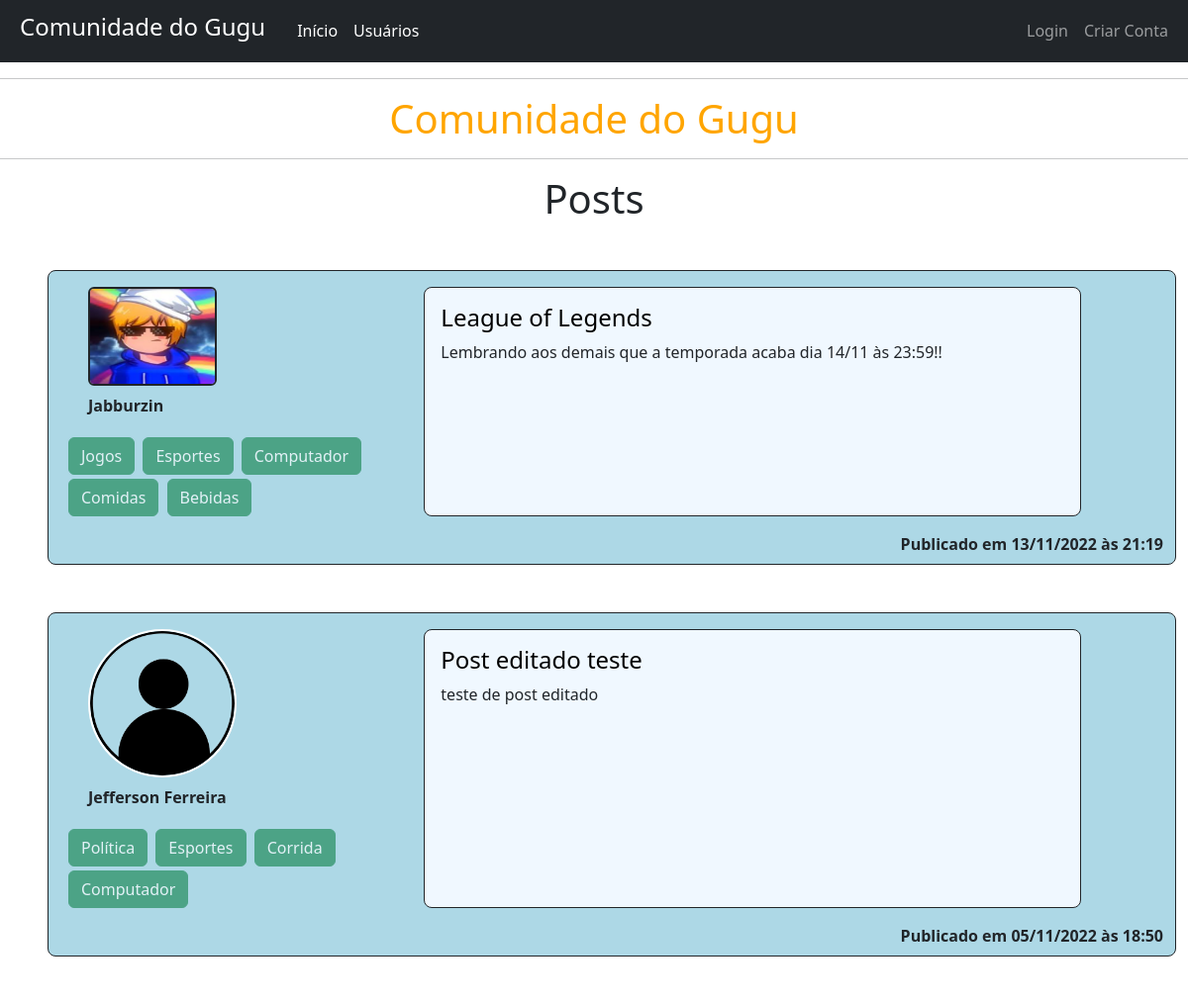
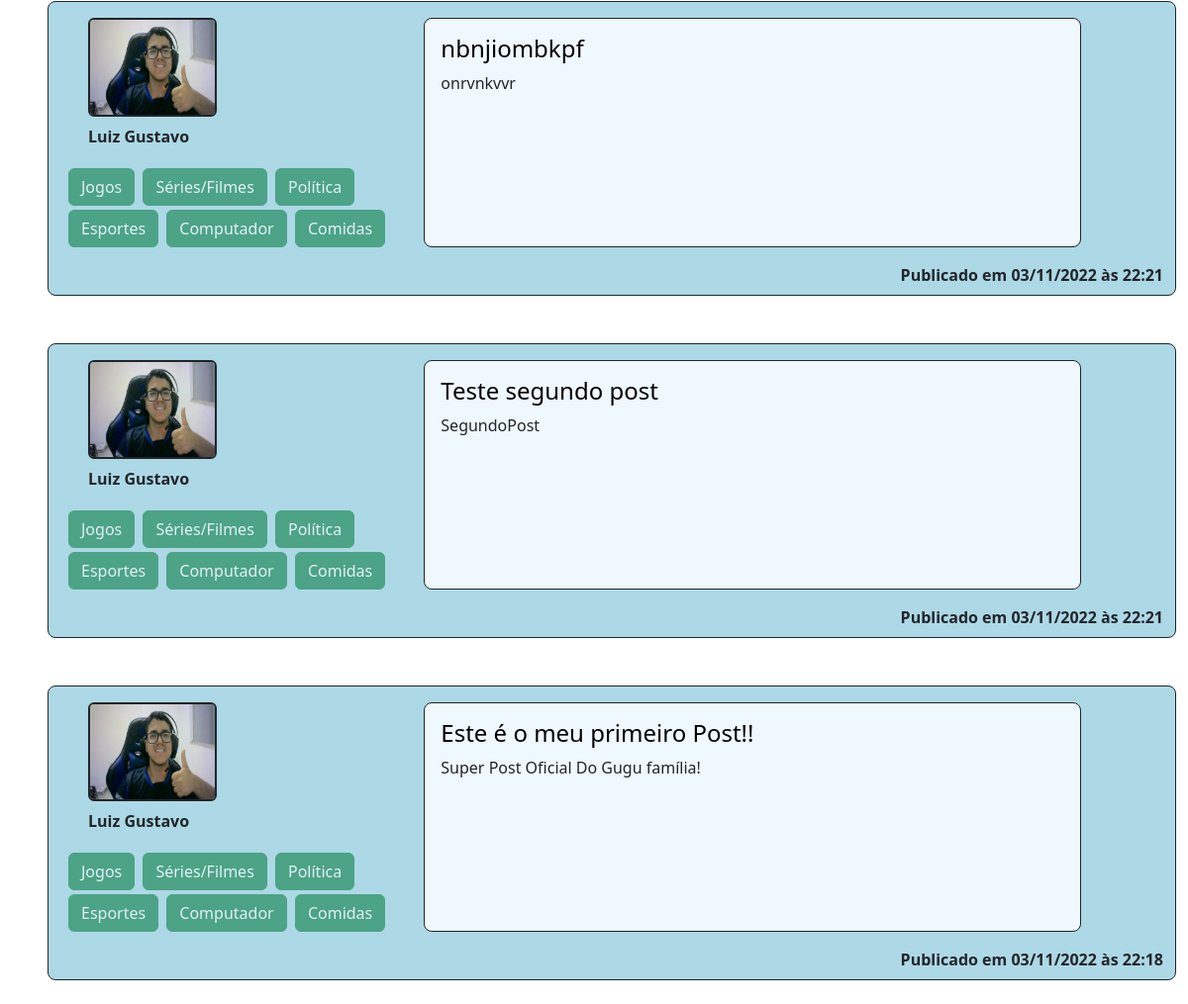
The page / on the database its author committed (2 pictures, top to bottom).
### comunidadedogugu/models.py (models this page shows, shortened)
class Post(database.Model):
    id = database.Column(database.Integer, primary_key=True)
    titulo = database.Column(database.String, nullable=False)
    corpo = database.Column(database.Text, nullable=False)
    data_criacao = database.Column(database.DateTime, nullable=False, default=datetime.now)
    id_usuario = database.Column(database.Integer, database.ForeignKey('usuario.id'), nullable=False)

class Usuario(database.Model, UserMixin):
    id = database.Column(database.Integer, primary_key=True)
    username = database.Column(database.String, nullable=False, unique=True)
    email = database.Column(database.String, nullable=False, unique=True)
    cidade = database.Column(database.String, nullable=False, default='Não informado')
    instagram = database.Column(database.String, nullable=False, default='Não informado')
    senha = database.Column(database.String, nullable=False)
    foto_perfil = database.Column(database.String, default='default.jpg')
    posts = database.relationship('Post', backref='autor', lazy=True)
    interesses = database.Column(database.String, nullable=False, default='Não Informado')

### comunidadedogugu/routes.py (the view)
@app.route('/')
def home():
    posts = Post.query.order_by(Post.id.desc())
    usuarios = Usuario.query.all()
    return render_template("home.html", posts=posts, usuarios=usuarios, datetime=datetime)

### comunidadedogugu/templates/home.html
{% extends "base.html" %}
{% block body %}
<hr>
<h1 class="container text-center color:orange" style="color:ORANGE">Comunidade do Gugu</h1>
<hr>
<h1 class="container text-center" style="color:DARK">Posts</h1>
{% for post in posts %}
<div class="mt-5 ms-5 mb-4 fundofoto rounded-3 container border border-dark">
    <div class="row">
        <div class="col col-4 p-3">
            {% if post.autor.foto_perfil != 'default.jpg' %}
                <img src="{{ url_for('static', filename='fotos_perfil/{}'.format(post.autor.foto_perfil)) }}"
                 alt="Generic placeholder image"
                 class="bd-placeholder-img rounded ms-4 mb-2 border border-dark border-2"
                 style="width: 130px; height: 100px; z-index:1">
                 <strong><p class="ms-4">{{ post.autor.username }}</p></strong>
                {% if post.autor.interesses != "" %}
                    {% for interesse in post.autor.interesses.split(';') %}
                        <button type="button" class="btn btn-success mt-1 ms-1" disabled>{{ interesse }}</button>
                    {% endfor %}
                {% else %}
                    <button type="button" class="btn btn-success mt-1 ms-1" disabled>Não Informado</button>
                {% endif %}
            {%else: %}
                <img src="{{ url_for('static', filename='fotos_perfil/{}'.format(post.autor.foto_perfil)) }}"
                 alt="Generic placeholder image"
                 class="rounded-circle border border-white border-2 ms-4 img-fluid "
                 style="width: 150px; z-index: 1">
                 <strong><p class="ms-4 mt-2">{{ post.autor.username }}</p></strong>
                {% if post.autor.interesses != "" %}
                    {% for interesse in post.autor.interesses.split(';') %}
                        <button type="button" class="btn btn-success mt-1 ms-1" disabled>{{ interesse }}</button>
                    {% endfor %}
                {% else %}
                <button type="button" class="btn btn-success mt-1 ms-1" disabled>Não Informado</button>
                {% endif %}
            {% endif %}
        </div>
        <div class="col col-7 branco text-dark border border-dark mt-3 rounded-3 mb-3 p-3">
            <a style="text-decoration: none; color: black" href="{{ url_for('exibir_post', post_id=post.id) }}"><h4>{{ post.titulo }}</h4></a>
            <p>{{ post.corpo }}</p>
        </div>
        <strong class='container d-flex justify-content-end me-5 mb-2'>Publicado em {{ datetime.strftime(post.data_criacao, '%d/%m/%Y às %H:%M') }}</strong>
    </div>
</div>
{% endfor %}
{% endblock %}

### comunidadedogugu/templates/base.html (shortened to what this page needs)
<!DOCTYPE html>
<html lang="pt-br">
<head>
    <link rel="stylesheet" type="text/css" href="{{ url_for('static', filename='main.css') }}">
    <link href="https://cdn.jsdelivr.net/npm/bootstrap@5.2.2/dist/css/bootstrap.min.css" rel="stylesheet">
</head>
<body>
    {% include 'navbar.html' %}
    {% block body %}
    {% endblock %}
</body>
</html>

### comunidadedogugu/templates/navbar.html (shortened to what this page needs)
<nav class="navbar navbar-expand-lg navbar-dark bg-dark mb-1">
    <div class="container-fluid">
        <a class="navbar-brand ms-2" href="{{ url_for('home') }}"><h4> Comunidade do Gugu</h4></a>
        <div class="collapse navbar-collapse ms-2" id="navbarSupportedContent">
            <ul class="navbar-nav me-auto mb-2 mb-lg-0">
                <li class="nav-item">
                    <a class="nav-link active" aria-current="page" href="{{ url_for('inicio') }}">Início</a>
                </li>
                <li class="nav-item">
                    <a class="nav-link active" href="{{ url_for('usuarios') }}">Usuários</a>
                </li>
            </ul>
            <ul class="d-flex navbar-nav">
                {% if current_user.is_authenticated %}
                <li class="nav-item ">
                    <a class="nav-link" href="{{ url_for('criar_post') }}">Criar Post</a>
                </li>
                <li class="nav-item">
                    <a class="nav-link" href="{{ url_for('perfil') }}">Meu Perfil</a>
                </li>
                <li class="nav-item">
                    <a class="nav-link" href="{{ url_for('sair') }}">Sair</a>
                </li>
                {% else %}
                <li class="nav-item">
                    <a class="nav-link" href="{{ url_for('login') }}">Login</a>
                </li>
                <li class="nav-item">
                    <a class="nav-link" href="{{ url_for('login') }}">Criar Conta</a>
                </li>
                {% endif %}
            </ul>
        </div>
    </div>
</nav>

### comunidadedogugu/static/main.css (style rules this page uses)
img { width: 160px; height: 160px; border-radius: 50%; }
.fundofoto { background: #ADD8E6; }
.branco { background: #F0F8FF ; }

### rows shown on the page
Post: foto_perfil (picture), autor.username "Jabburzin", interesse "Jogos" "Esportes" "Computador" "Comidas" "Bebidas", titulo "League of Legends", corpo "Lembrando aos demais que a temporada acaba dia 14/11 às 23:59!!", strftime "13/11/2022 às 21:19"
Post: foto_perfil (placeholder picture), autor.username "Jefferson Ferreira", interesse "Política" "Esportes" "Corrida" "Computador", titulo "Post editado teste", corpo "teste de post editado", strftime "05/11/2022 às 18:50"
Post: foto_perfil (picture), autor.username "Luiz Gustavo", interesse "Jogos" "Séries/Filmes" "Política" "Esportes" "Computador" "Comidas", titulo "nbnjiombkpf", corpo "onrvnkvvr", strftime "03/11/2022 às 22:21"
Post: foto_perfil (picture), autor.username "Luiz Gustavo", interesse "Jogos" "Séries/Filmes" "Política" "Esportes" "Computador" "Comidas", titulo "Teste segundo post", corpo "SegundoPost", strftime "03/11/2022 às 22:21"
Post: foto_perfil (picture), autor.username "Luiz Gustavo", interesse "Jogos" "Séries/Filmes" "Política" "Esportes" "Computador" "Comidas", titulo "Este é o meu primeiro Post!!", corpo "Super Post Oficial Do Gugu família!", strftime "03/11/2022 às 22:18"
